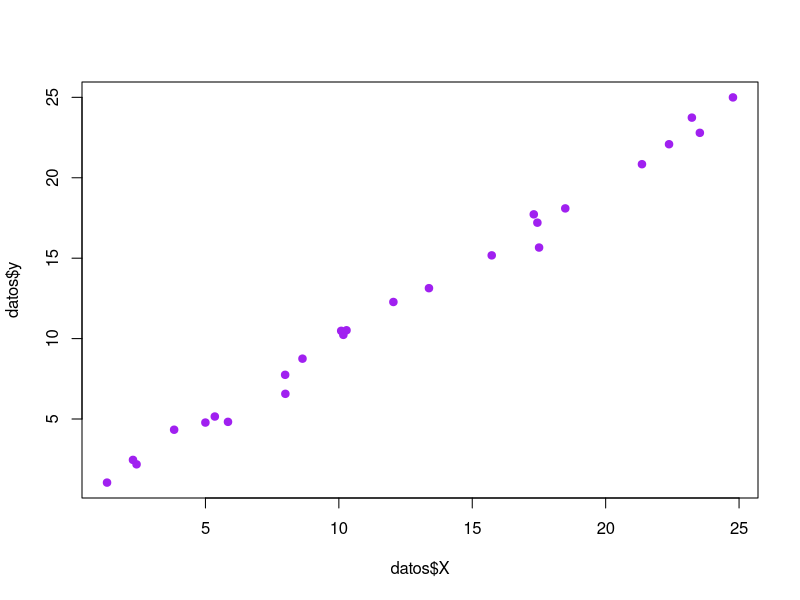
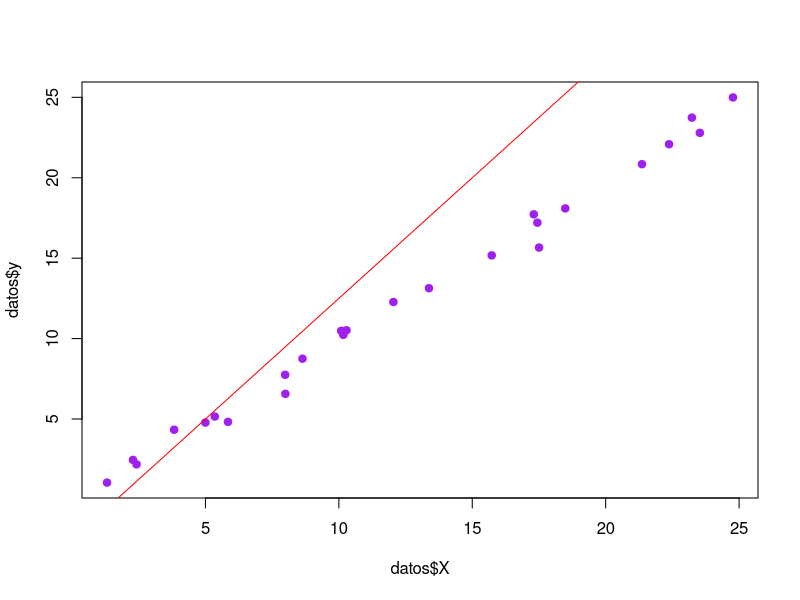
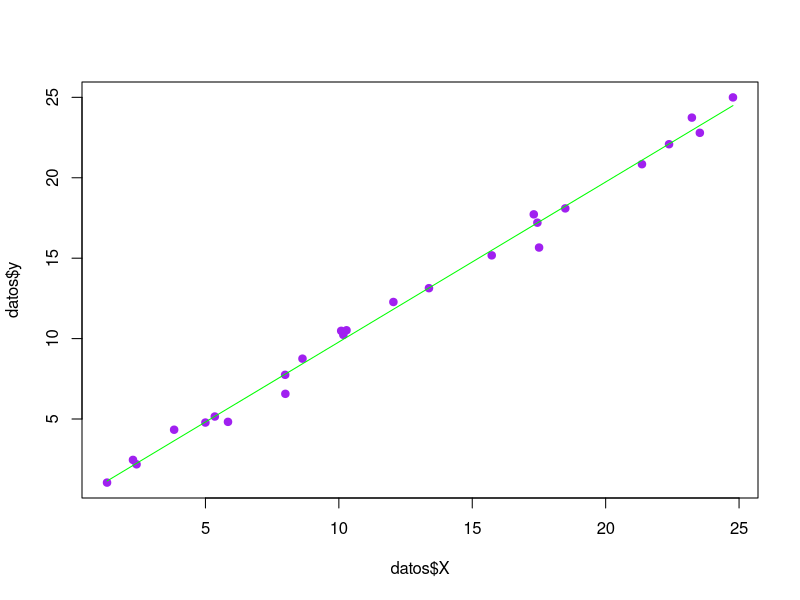
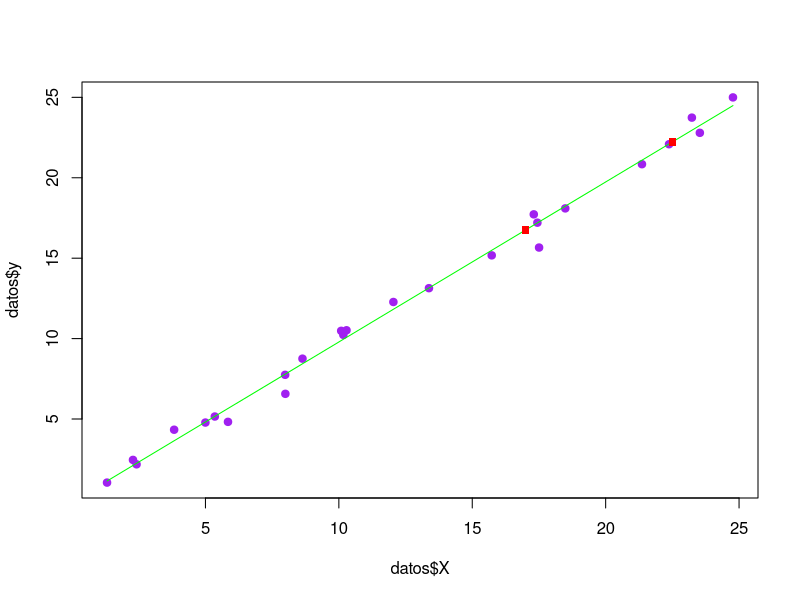

Source code (R) for these figures, in order:
## ---- chunk 1
# setwd("~/Dropbox/ML Courses/Fundamentos ML/Cuadernos")

datos <- read.csv('datasets/LR_1.csv')
datos$X
## ---- chunk 2
plot(datos$X, datos$y, pch = 19, col = "purple")
## ---- chunk 3

modeloLineal <- function(x, b_0, b_1){
  return (b_0 + (b_1 * x))
}

plot(datos$X, datos$y, pch = 19, col = "purple")
lines(datos$X, modeloLineal(datos$X, -2.5, 1.5), type="l", lty=1, col = "red")

## ---- chunk 4

promedioX <- mean(datos$X)
promedioy <- mean(datos$y)

## ---- chunk 5

numerador <- sum((datos$X - promedioX) * (datos$y - promedioy))
denominador  <- sum((datos$X - promedioX)^2)
b1 <- numerador / denominador

## ---- chunk 6

b0 <- promedioy - (b1 * promedioX)

## ---- chunk 7

plot(datos$X, datos$y, pch = 19, col = "purple")
lines(datos$X, modeloLineal(datos$X, b0, b1), type="l", lty=1, col = "green")

## ---- chunk 8

predecir <- function(x){
  return (modeloLineal(x, b0, b1))
}

## ---- chunk 9

# volvemos a desplegar los datos y la linea verde
plot(datos$X, datos$y, pch = 19, col = "purple")
lines(datos$X, modeloLineal(datos$X, b0, b1), type="l", lty=1, col = "green")

#predicciones!
points(17, predecir(17), pch = 15, col = "red")
points(22.5, predecir(22.5), pch = 15, col = "red")

## ---- chunk 10

yp <- modeloLineal(datos$X, b0, b1)
yi <- datos$y

error <- sqrt( sum((yi-yp)^2) / length(yi))

print(error)

